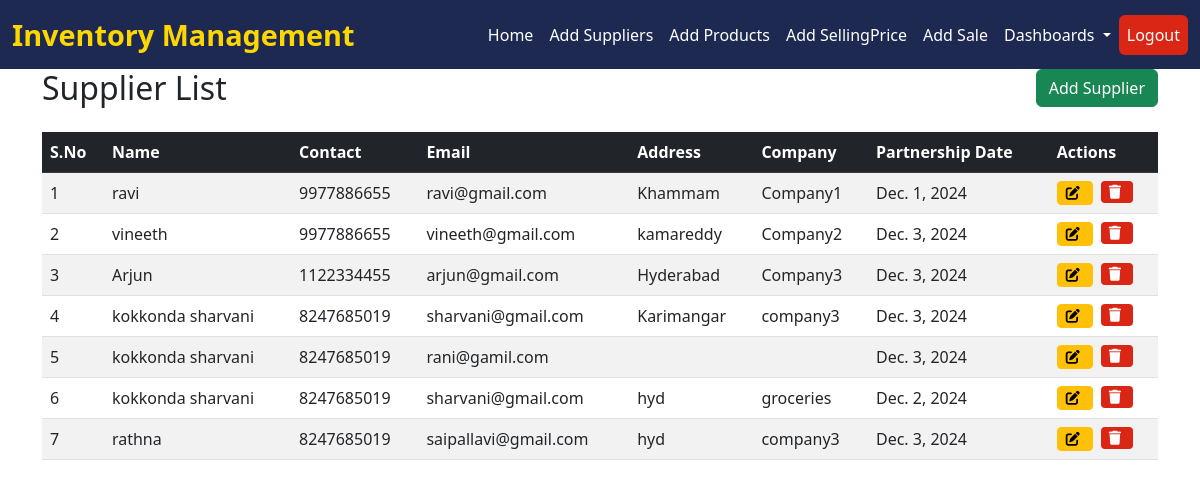
Page /suppliers/ on the earlier database version.
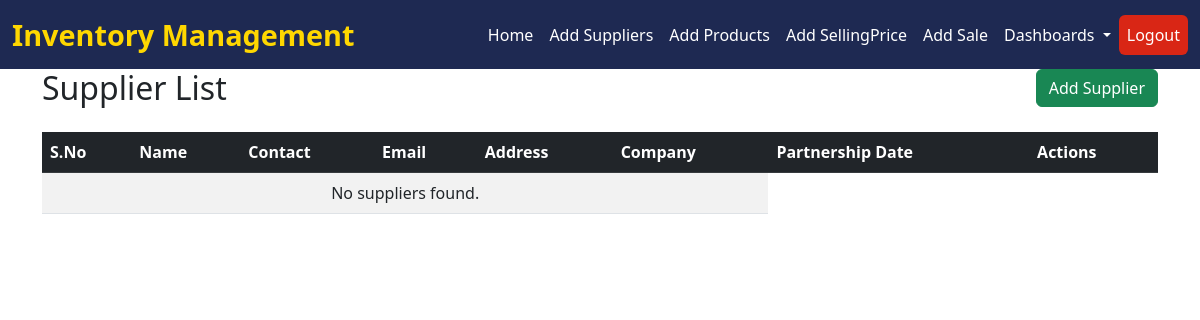
Same page on the later database version.
### stock_analysis/models.py (models this page shows, shortened)
class Supplier(models.Model):
    name = models.CharField(max_length=100)
    contact = models.CharField(max_length=15, blank=True, null=True)
    email = models.EmailField(blank=True, null=True)
    address = models.TextField(blank=True, null=True)
    company = models.CharField(max_length=100, blank=True, null=True)
    partnership_date = models.DateField(default=now)  # Default to current date

### stock_analysis/supplier_views.py (the view)
# urls.py: path("suppliers/", supplier_views.supplier_list, name="supplier_list"),
def supplier_list(request):
    suppliers = Supplier.objects.all()
    return render(request, "suppliers/supplier_list.html", {"suppliers": suppliers})

### stock_analysis/templates/suppliers/supplier_list.html (shortened to what this page needs)
{% extends 'index.html' %}
{% block content %}
<div class="container">
    <div class="d-flex justify-content-between align-items-center mb-4">
        <h2 class="mb-0">Supplier List</h2>
        <button class="btn btn-success" data-bs-toggle="modal" data-bs-target="#addSupplierModal">Add Supplier</button>
    </div>
    <table id="supplierTable" class="table table-striped table-hover">
        <thead class="table-dark">
            <tr>
                <th>S.No</th>
                <th>Name</th>
                <th>Contact</th>
                <th>Email</th>
                <th>Address</th>
                <th>Company</th>
                <th>Partnership Date</th>
                <th>Actions</th>
            </tr>
        </thead>
        <tbody>
            {% for supplier in suppliers %}
            <tr>
                <td>{{ forloop.counter }}</td>
                <td>{{ supplier.name }}</td>
                <td>{{ supplier.contact }}</td>
                <td>{{ supplier.email }}</td>
                <td>{{ supplier.address }}</td>
                <td>{{ supplier.company }}</td>
                <td>{{ supplier.partnership_date }}</td>
                <td class="d-flex">
                    <a href="{% url 'update_supplier' supplier.id %}" class="btn btn-warning btn-sm me-2 d-flex align-items-center">
                        <i class="fas fa-edit me-1"></i>
                    </a>
                    <form action="{% url 'delete_supplier' supplier.id %}" method="POST" style="display: inline;">
                        <button type="submit" class="btn btn-danger btn-sm d-flex align-items-center" onclick="return confirm('Are you sure you want to delete this supplier?');">
                            <i class="fas fa-trash me-1"></i>
                        </button>
                    </form>
                </td>
            </tr>
            {% empty %}
            <tr>
                <td colspan="6" class="text-center">No suppliers found.</td>
            </tr>
            {% endfor %}
        </tbody>
    </table>
</div>
<link rel="stylesheet" href="https://cdn.datatables.net/1.13.6/css/jquery.dataTables.min.css">
{% endblock %}

Differences in the rows shown:
removed Supplier: name "ravi", contact "9977886655", email "ravi@gmail.com", address "Khammam", company "Company1", partnership_date "Dec. 1, 2024"
removed Supplier: name "vineeth", contact "9977886655", email "vineeth@gmail.com", address "kamareddy", company "Company2", partnership_date "Dec. 3, 2024"
removed Supplier: name "Arjun", contact "1122334455", email "arjun@gmail.com", address "Hyderabad", company "Company3", partnership_date "Dec. 3, 2024"
removed Supplier: name "kokkonda sharvani", contact "8247685019", email "sharvani@gmail.com", address "Karimangar", company "company3", partnership_date "Dec. 3, 2024"
removed Supplier: name "kokkonda sharvani", contact "8247685019", email "rani@gamil.com", partnership_date "Dec. 3, 2024"
removed Supplier: name "kokkonda sharvani", contact "8247685019", email "sharvani@gmail.com", address "hyd", company "groceries", partnership_date "Dec. 2, 2024"
removed Supplier: name "rathna", contact "8247685019", email "saipallavi@gmail.com", address "hyd", company "company3", partnership_date "Dec. 3, 2024"
Other differences:
text now shown: "No suppliers found."
